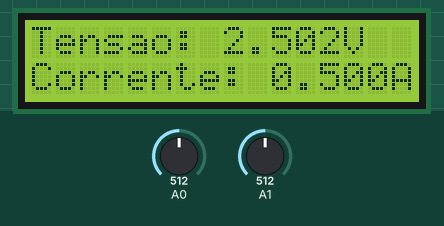
This sketch was run on a simulated Arduino Uno, built with avr-gcc and run on an emulated ATmega328P. Shown: 16×2 character LCD. Inputs (shaded band) come from the test bench; at power-on: A0 = 512, A1 = 512. What the sketch prints to the serial monitor is not drawn.

Above: at 1.2 s.
1.3 s: A0 set to 716
At 4.2 s:
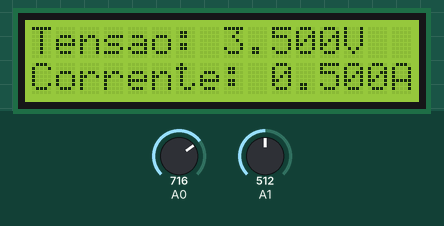
4.5 s: A1 set to 716
At 7.2 s:
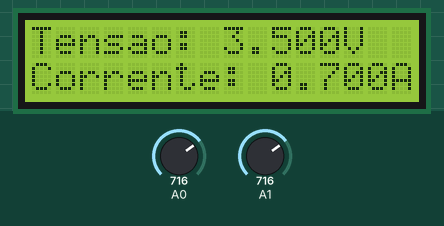
7.6 s: A0 set to 900
At 10.2 s:
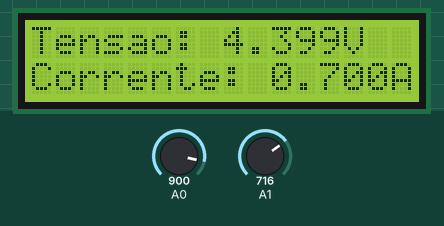
10.6 s: A1 set to 900
At 13.1 s:
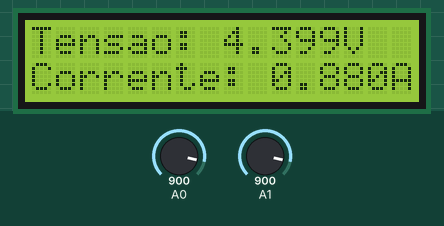
13.6 s: A0 set to 1023
At 16.1 s:
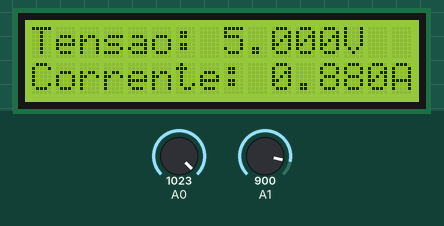
16.6 s: A1 set to 1023
At 19.1 s:
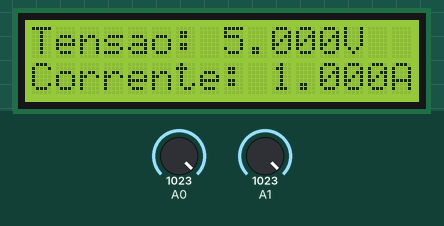
Timing chart, 0 to 20.6 s (numbered marks = the images above; inputs shaded):
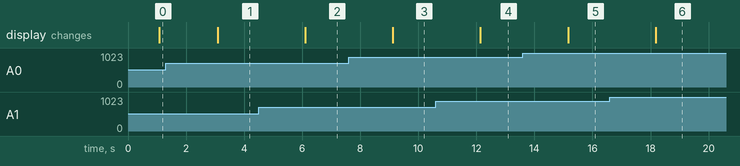

Measured:
- after the input at 1.3 s, the display: changes after 1.8 s (image 1)
- after the input at 4.5 s, the display: changes after 1.6 s (image 2)
- after the input at 7.6 s, the display: changes after 1.5 s (image 3)
- after the input at 10.6 s, the display: changes after 1.5 s (image 4)
- after the input at 13.6 s, the display: changes after 1.6 s (image 5)
- after the input at 16.6 s, the display: changes after 1.6 s (image 6)

The sketch:

LCD_VERSION.ino
```cpp
#include <LiquidCrystal.h>
LiquidCrystal lcd(7,6,5,4,3,2);

float voltage;
String data;
String measurement;
char d1;
int rawCurr = 0;
float current = 0;
int rspeed = 1000;


void setup() {
  pinMode(A1, INPUT);
  Serial.begin(9600);
  lcd.begin(16,2);
  lcd.clear();

}

void loop() {

  if(Serial.available()){
    data = Serial.readString();
    d1 = data.charAt(0);
  }

  float voltRaw = ((float)analogRead(A0))*5/1023;
  voltage = (voltRaw);

  rawCurr = analogRead(A1);
  current =   (rawCurr) / 1023.0 ;

  Serial.print(voltage, 3);
  Serial.print(";");
  Serial.print(current, 3);


  delay(rspeed);

   lcd.setCursor(0,0);
   lcd.print("Tensao: ");
   lcd.print(voltage, 3);
   lcd.print("V");
   lcd.setCursor(0,1);
   lcd.print("Corrente: ");
   lcd.print(current, 3);
   lcd.print("A");


}
```
